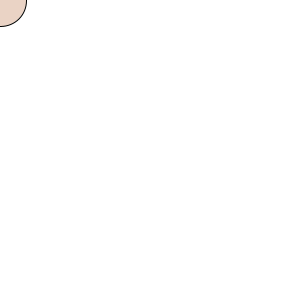
Frame 1 (no input)
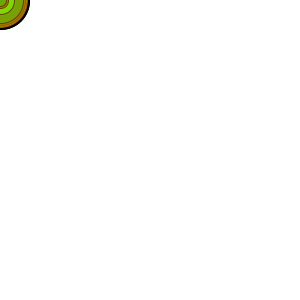
Frame 60 (the mouse pressed at the canvas centre just before this capture)
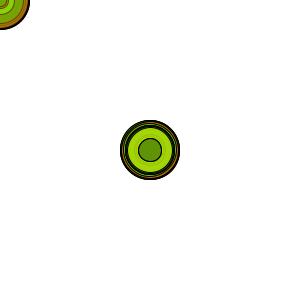
Frame 120 (the mouse held since frame 60 and released just before this capture)

The Processing sketch that drew these frames (run headless with seeded random() and noise(); from frame 60 on, the mouse is pressed at the canvas centre):

// Processing sketch: processing_12079
// ── processing_12079.pde

float r = 255;
float g = 150;
float b = 200;
float a = 200;

float radius;
float x ;
float y ;

void setup()
{
  size(300, 300);
  background(255);

  frameRate(20);
  smooth();
}
void draw ()
{
  r =random(255);
  g = random(255);
  b = random(10);
  a = random(255);


  fill (r,g,b,a);
  float radius = random(10,60);

  ellipse(mouseX,mouseY,radius,radius);

}
